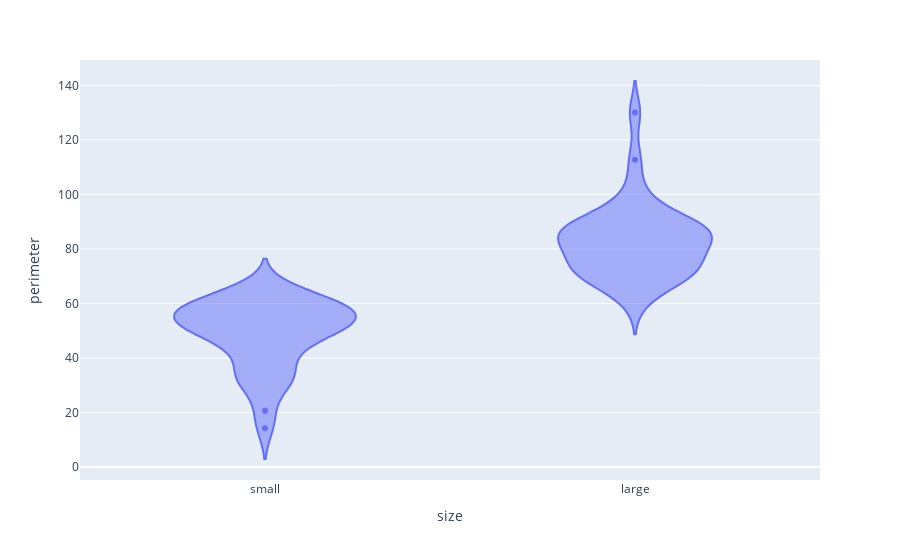

Notebook cell for this chart:
### Code cell
px.violin(
    df,
    x="size",
    y="perimeter"
)

### Figure 1 — Plotly figure (JSON) as saved in the notebook; plotly's stock layout.template omitted (floating-point values rounded to 4 significant figures)
{"data": [{"alignmentgroup": "True", "box": {"visible": false}, "hovertemplate": "size=%{x}<br>perimeter=%{y}<extra></extra>", "legendgroup": "", "marker": {"color": "#636efa"}, "name": "", "offsetgroup": "", "orientation": "v", "scalegroup": "True", "showlegend": false, "type": "violin", "x": ["small", "small", "large", "small", "small", "large", "small", "large", "small", "large", "small", "large", "small", "large", "small", "large", "small", "large", "small", "small", "large", "small", "large", "large", "large", "large", "small", "large", "small", "large", "large", "small", "large", "large", "small", "small", "large", "large", "large", "small", "large", "large", "large", "small", "large", "large", "small", "small", "small", "small", "small", "small", "small", "small", "large", "large", "small", "large", "large", "small", "large", "large", "small", "small", "large", "small"], "x0": " ", "xaxis": "x", "y": [20.62, 59.59, 86.87, 58.04, 34.14, 75.11, 65.11, 88.18, 50.8, 83.01, 57.46, 85.84, 54.04, 70.87, 52.28, 73.11, 50.04, 85.6, 53.56, 55.46, 95.5, 33.07, 130.0, 76.77, 92.33, 67.7, 63.07, 80.87, 57.46, 85.84, 87.94, 45.69, 73.15, 75.11, 29.31, 61.11, 77.36, 77.46, 69.01, 44.38, 67.36, 81.01, 101.8, 39.31, 112.7, 92.77, 46.38, 51.87, 60.53, 54.63, 46.63, 60.28, 55.21, 60.87, 89.01, 60.28, 54.04, 70.53, 86.18, 30.69, 67.7, 83.8, 51.56, 14.24, 86.18, 35.9], "y0": " ", "yaxis": "y"}], "layout": {"autosize": true, "legend": {"tracegroupgap": 0}, "margin": {"t": 60}, "violinmode": "group", "xaxis": {"anchor": "y", "autorange": true, "domain": [0, 1], "range": [-0.5, 1.5], "title": {"text": "size"}, "type": "category"}, "yaxis": {"anchor": "x", "autorange": true, "domain": [0, 1], "range": [-4.761, 149.3], "title": {"text": "perimeter"}, "type": "linear"}}}
